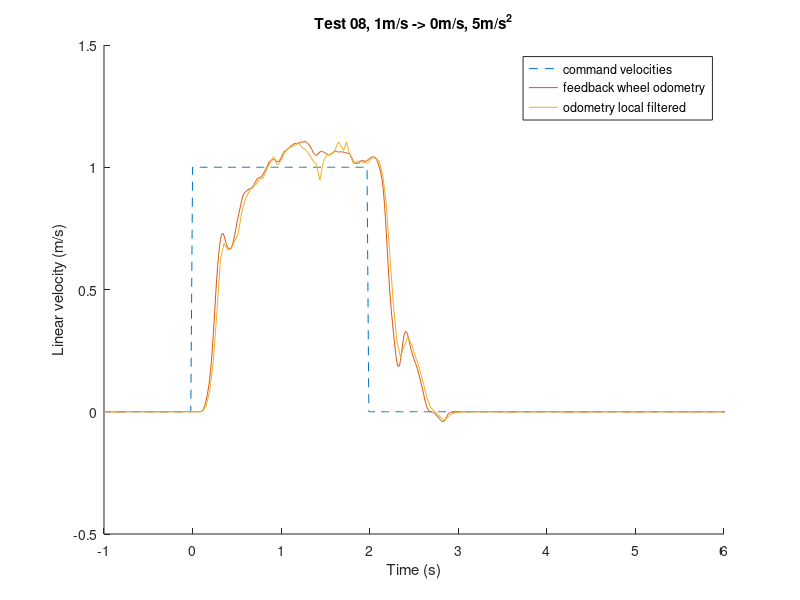

Write MATLAB code to recreate this figure.
clear all;
close all;
%%%%%%%%%%%%%%%%%%% Read command velocities %%%%%%%%%%%%%%%%%%%%%%%%%%%%%%%
cmd_vel = csvread('_slash_segway_slash_cmd_vel.csv',1,0);
% Data format is: rosbagTimestamp,linear,x,y,z,angular,x,y,z
cmd_time = cmd_vel(:,1)/10^9;
cmd_lin = cmd_vel(:,3);
start_col = find(cmd_lin,max(cmd_lin));
start_time = cmd_time(start_col);
cmd_time = cmd_time - start_time;
figure
hold on
plot(cmd_time,cmd_lin,'--');
%%%%%%%%%%%%%%%%%%% Read feedback_wheel_odometry %%%%%%%%%%%%%%%%%%%%%%%%%%%%%%%
% fid = fopen('wheel_odometry.csv','r');
% dlmread() and csvread() are designed to only expect numeric values, 
% So we need to delete all the non-numerics values.(Finish this step in sublime or other editers)

% Original data format is:
% rosbagTimestamp,header,seq,stamp,secs,nsecs,frame_id,child_frame_id,pose,
% pose,position,x,y,z,orientation,x,y,z,w,covariance,twist,twist,linear,x,y,z,
% angular,x,y,z,covariance

% After deleting non numeric values, data format is:
% rosbagTimestamp,seq,secs,nsecs,(position)x,(position)y,(position)z,(orientation)x,(orientation)y,(orientation)z,(orientation)w,
% covariance(36numbers),(linear)x,(linear)y,(linear)z,(angular)x,(angular)y,(angular)z,covariance(36numbers)

feedback_wheel_odometry = csvread('feedback_wheel_odometry.csv');
feedback_wheel_time = feedback_wheel_odometry(:,3) + feedback_wheel_odometry(:,4)/10^9;
feedback_wheel_time = feedback_wheel_time - start_time;
feedback_wheel_lin = feedback_wheel_odometry(:,48);
plot(feedback_wheel_time,feedback_wheel_lin);

%%%%%%%%%%%%%%%%%%% Read odometry_local_filtered %%%%%%%%%%%%%%%%%%%%%%%%%%%%%%%
odometry_local = csvread('odometry_local_filtered.csv');
odometry_local_time = odometry_local(:,3) + odometry_local(:,4)/10^9;
odometry_local_time = odometry_local_time - start_time;
odometry_local_lin = odometry_local(:,48);
plot(odometry_local_time,odometry_local_lin);
legend('command velocities','feedback wheel odometry','odometry local filtered','Location','best')
axis([-1 6 -0.5 1.5])
xlabel('Time (s)')
ylabel('Linear velocity (m/s)')
title('Test 08, 1m/s -> 0m/s, 5m/s^2')
